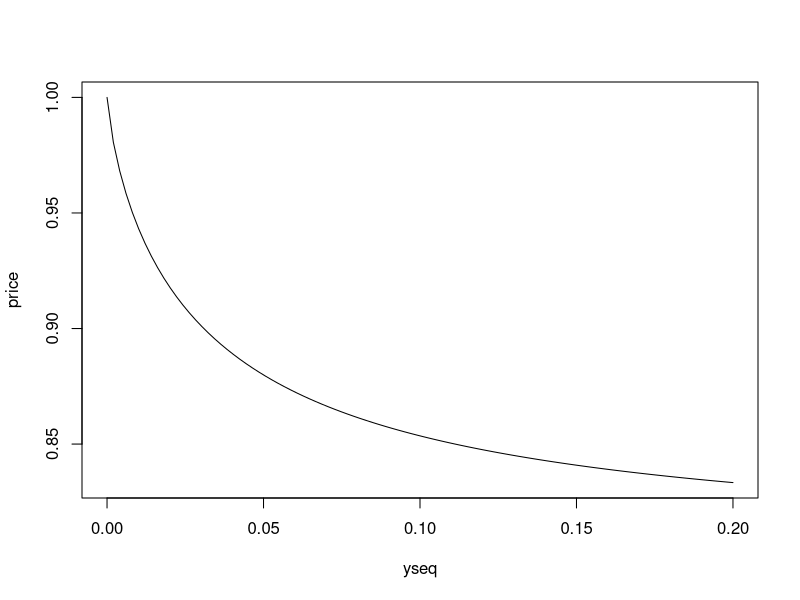
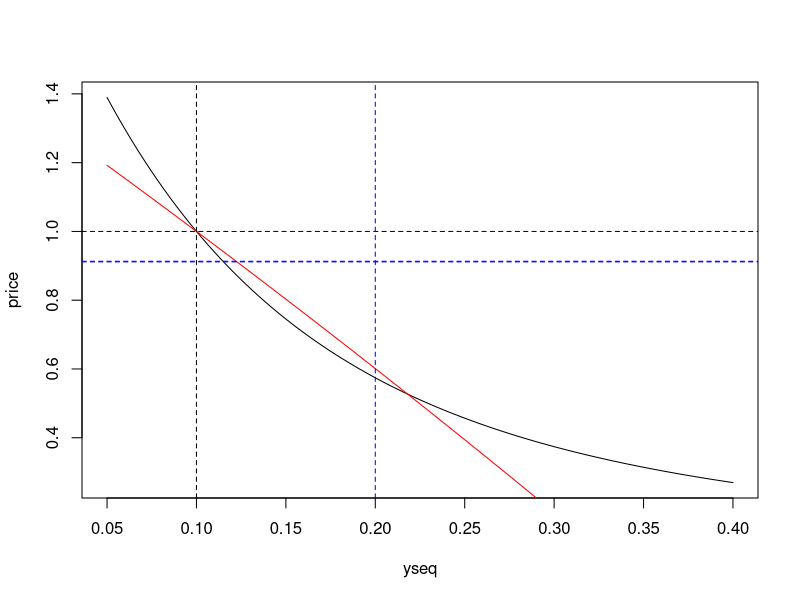

Write the R code that produced these figures, in order.
##### 채권 및 이자율 상품 #####

### 7.4.1 채권 ###

bond.price <- function(T,c,y,m=2){
  r <- 1/(1+y/m)
  n <- T*m
  dfs <- r^(1:n)
  cfs <- c(rep(c/m, n-1), c/m+1)
  ans <- sum(dfs*cfs)
}

a <- bond.price(3,2.5/100, 1.8/100)
a

bond_price <- function(T,c,y,m=2){
  x <- 1+y/m
  n <- T*m
  ans <- c/y*(1-x^-n)+x^-n
}
yseq <- seq(0, 0.2, length.out=100)
yseq

price <- c()
b<- bond_price(5,0.05, 0.1, 0.1)
b
for (i in yseq){
  price2 <- bond_price(5,0.05,0.1, m=i)
  price <- c(price, price2)
}
price
plot(yseq, price, type='l')

### Duration and Convexity ###

bond_price <- function(T,c,y,m=2){
  x <- 1+y/m
  n <- T*m
  ans <- c/y*(1-x^-n)+x^-n
}
duration <- function(T,c,y, m =2){
  nt <- T*m
  p <- bond_price(T,c,y)
  tmp <- sum((1:nt)/m*c/m*1/(1+y/m)^(1:nt))+T/(1+y/m)^nt
  ans <- tmp/p
}

md <- function(T,c,y,m=2) duration(T,c,y,m=2)/(1+y/m)
p1 <- function(y) 1-md(T,c=0.1,y)*(y-0.1)

c = 0.1
yseq <- seq(0.05, 0.4, length.out=100)
price <- bond_price(10,c=0.1, yseq)
plot(yseq, price, type= 'l')
curve(p1, add=TRUE, col = 'red')
abline(v=0.1, lty =2)
abline(h=1.0, lty = 2)
abline(v=0.2, lty =2,col='blue')
abline(h=p1(0.2), lty=2, col='blue')
abline(h=bond_price(T,c,0.2), lty=2, col='blue')


### 7.4.2 이자율 스왑 ###

